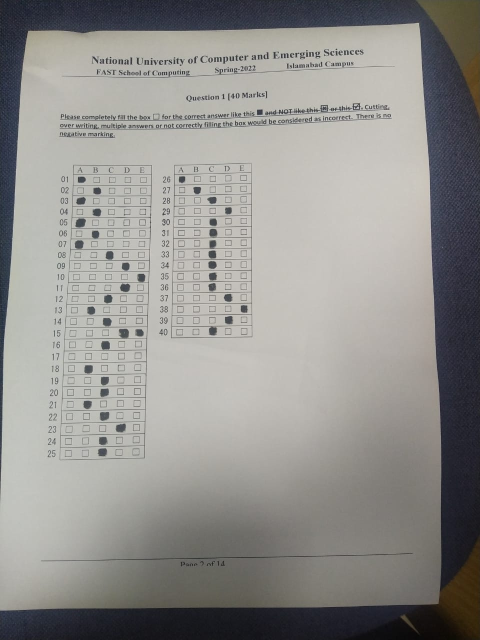
#> input picture A4_images/7.jpeg, 960 x 1280 px (shown at 1/2 size)
$ jupyter execute omr.ipynb
#> lines starting #> are read from the running program, lines starting #| are printed output that depends on the picture; after the words box and inside, x2 and y2 are one past the last pixel; in counts of white or black regions, pixels touching at a corner belong together
[cell 1]
import cv2
import numpy as np
from matplotlib import pyplot as plt
from imutils.perspective import four_point_transform
from imutils import grab_contours

[cell 2]
plt.rcParams["figure.figsize"] = (20, 20)
# plt.rcParams["figure.figsize"] = plt.rcParamsDefault["figure.figsize"]

[cell 3]
def getContours(imgPath):
#> called with imgPath = './A4_images/7.jpeg'
    img = cv2.imread(imgPath)
#> img is the input picture: shape (1280, 960, 3); mean B, G, R 141.6, 144.7, 145.9
    gray = cv2.cvtColor(img, cv2.COLOR_BGR2GRAY)
    blurred = cv2.GaussianBlur(gray, (5, 5), 0)
    edges = cv2.Canny(blurred, 30, 100)
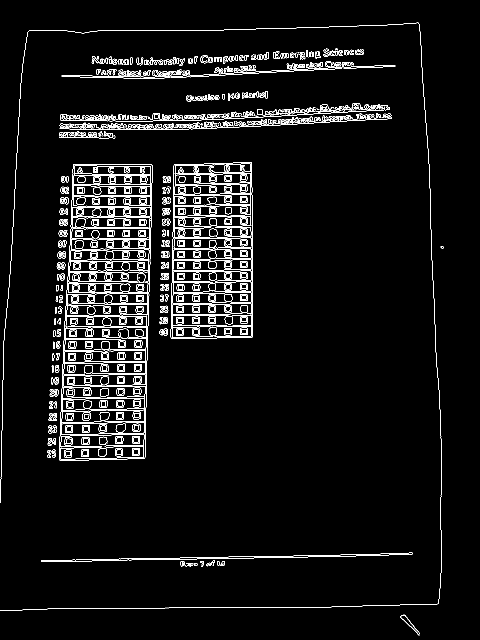
#> edges: shape (1280, 960) (shown at 1/2 size); 4.6% white in thin lines or dots, all inside (x1, y1, x2, y2) = (0, 45, 887, 1271)
    #getting contours
    contours, hierarchy = cv2.findContours(edges, cv2.RETR_EXTERNAL, cv2.CHAIN_APPROX_SIMPLE)
#> contours = 327 contours, 178 with area under 20; largest, box (x1, y1, x2, y2) and area: (118, 328, 305, 922) 97320, (341, 324, 506, 678) 55588, (82, 1105, 825, 1124) 1928, (119, 227, 784, 260) 307, (368, 223, 499, 239) 296
    contours = sorted(contours, key = cv2.contourArea, reverse = True)
    rec_Contours = []
    if len(contours) > 0:
        for i in range(2):
            arcLength = cv2.arcLength(contours[i], True)
            approx = cv2.approxPolyDP(contours[i], 0.02 * arcLength, True)
            if len(approx) == 4:
                rec_Contours.append(approx)
#> this loop made 2 passes
#> (arcLength, approx) on passes 1 to 2: (1535.2, [[150, 328], [118, 919], [287, 917], [304, 330]]), (1027.5, [[503, 325], [347, 331], [342, 676], [505, 672]])
#> after the loop, rec_Contours = 2 contours; box (x1, y1, x2, y2) and area: (118, 328, 305, 920) 95124, (342, 325, 506, 677) 55180

    return rec_Contours, img, gray

[cell 4]
def cropPaper(img, gray, contours):
    paperBlocks = []
    warpedPapers = []
    for c in contours:
        paperBlocks.append(four_point_transform(img, c.reshape(4, 2)))
        warpedPapers.append(four_point_transform(gray, c.reshape(4, 2)))

    return paperBlocks, warpedPapers

[cell 5]
def getThresholdedImage(warped_Papers):
    opened = []
    for paperBlock in warped_Papers:
        thresholded = cv2.adaptiveThreshold(paperBlock, 255,
                                cv2.ADAPTIVE_THRESH_GAUSSIAN_C, cv2.THRESH_BINARY_INV, 35, 5)
        #removing top 25 rows to get rid of option letters A, B, C, D, E
        thresholded = thresholded[26:]
        thresholded = cv2.resize(thresholded, (215, 750))
        kernel = np.ones((5, 5), dtype = np.uint8)
        eroded = cv2.erode(thresholded, kernel, iterations = 3)
        dilated = cv2.dilate(eroded, kernel, iterations = 2)
        opened.append(dilated)

    return opened

[cell 6]
def splitBoxes(image, questions = 25, options = 5):
    boxes = []
    rows = np.vsplit(image, questions)
    for r in rows:
        cols = np.hsplit(r, options)
        for c in cols:
            boxes.append(c)

    return boxes

[cell 7]
def countPixelsinBoxes(boxes, questions = 25, options = 5):
    pixelValues = np.zeros((questions, options), dtype = np.int32)
    row, col = 0, 0
    for box in boxes:
        pixels = cv2.countNonZero(box)
        pixelValues[row][col] = pixels
        col += 1
        if col == options:
            col = 0
            row += 1

    return pixelValues

[cell 8]
def getChoices(pixelValues):
    choices = {}
    for i in range(len(pixelValues)):
        threshold = 100
        #getting indexes where values >= threshold
        indexes = np.where(pixelValues[i] >= threshold)[0]
        if indexes.size == 1:
            option = ''
            match indexes:
                case 0: option += 'A'
                case 1: option += 'B'
                case 2: option += 'C'
                case 3: option += 'D'
                case 4: option += 'E'
            choices[i + 1] = option
        else:
            choices[i + 1] = 'UnMarked'

    return choices

[cell 9]
#Main Function
#contours
contours, image, gray = getContours('./A4_images/7.jpeg')
#> contours has the same summary as rec_Contours in getContours
contour_image = image.copy()
cv2.drawContours(contour_image, contours, -1, (255, 0, 0), 3)
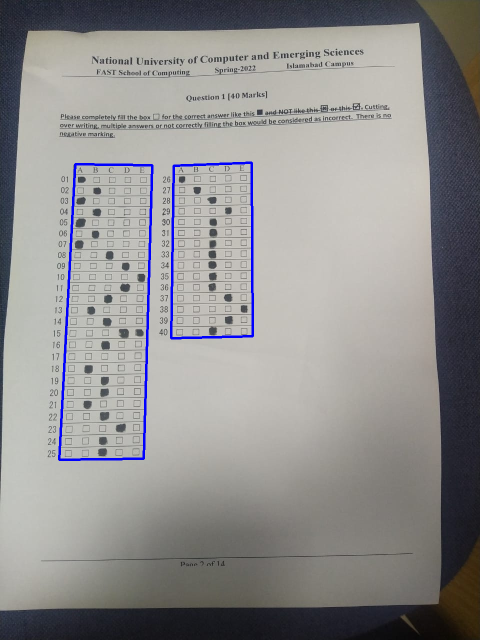
#> contour_image: shape (1280, 960, 3) (shown at 1/2 size); 1.02% of pixels changed, all inside (x1, y1, x2, y2) = (116, 323, 508, 922)

#warped
paperBlocks, warpedPapers = cropPaper(image, gray, contours)
#> the loop in cropPaper, `for c in contours:` made 2 passes
#> c on passes 1 to 2: [[150, 328], [118, 919], [287, 917], [304, 330]], [[503, 325], [347, 331], [342, 676], [505, 672]]
#> after the loop in cropPaper, `for c in contours:`: paperBlocks = 2 items
#> paperBlocks = 2 items; warpedPapers = 2 items

#thresholded
opened = getThresholdedImage(warpedPapers)
#> the loop in getThresholdedImage, `for paperBlock in warped_Papers:` made 2 passes
#> pass 1, in getThresholdedImage, `thresholded = cv2.adaptiveThreshold(paperBlock, 255, cv2.ADAPTIVE_THRE..`:
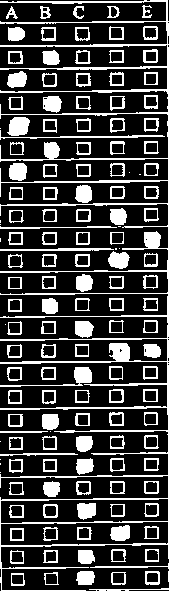
#> thresholded: shape (591, 169); 24.2% white; 151 white regions (16 under 20 px), largest, box (x1, y1, x2, y2) and area: (0, 0, 169, 591) 8243, (0, 367, 92, 387) 387, (7, 117, 30, 136) 340
#> pass 1, in getThresholdedImage, `thresholded = thresholded[26:]`:
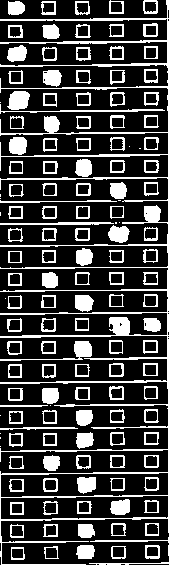
#> thresholded: shape (565, 169); 24.3% white; 146 white regions (16 under 20 px), largest, box (x1, y1, x2, y2) and area: (0, 0, 169, 565) 7573, (0, 341, 92, 361) 387, (7, 91, 30, 110) 340
#> pass 1, in getThresholdedImage, `thresholded = cv2.resize(thresholded, (215, 750))`:
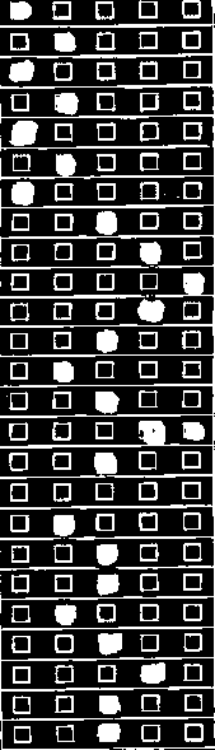
#> thresholded: shape (750, 215); min 0, max 255, mean 61.9
#> pass 1, in getThresholdedImage, `eroded = cv2.erode(thresholded, kernel, iterations = 3)`:
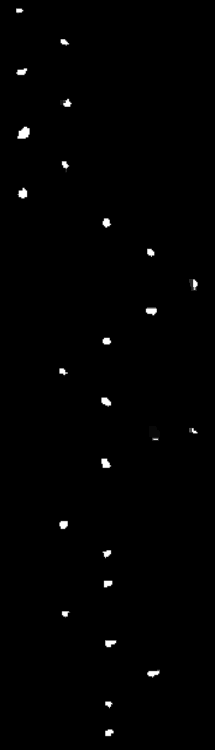
#> eroded: shape (750, 215); min 0, max 255, mean 1.8
#> after the loop in getThresholdedImage, `for paperBlock in warped_Papers:`:
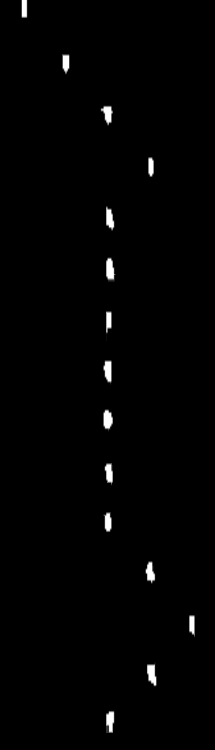
#> eroded: shape (750, 215); min 0, max 255, mean 2.7
#> after the loop in getThresholdedImage, `for paperBlock in warped_Papers:`:
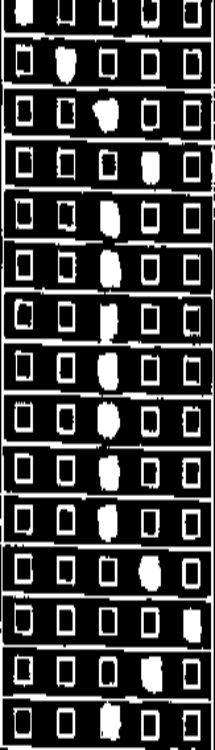
#> thresholded: shape (750, 215); min 0, max 255, mean 64.9
#> opened = 2 items

#Counting Pixels and getting choices
boxes = splitBoxes(opened[0], questions = 25)
#> in splitBoxes, `rows = np.vsplit(image, questions)`: rows = 25 items
#> in splitBoxes, `rows = np.vsplit(image, questions)`:
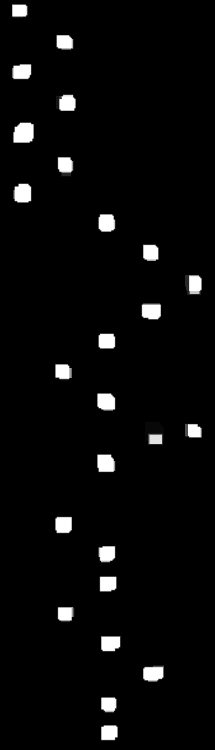
#> image: shape (750, 215); min 0, max 255, mean 9.3
#> the loop in splitBoxes, `for r in rows:` made 25 passes
#> after the loop in splitBoxes, `for r in rows:`: boxes = 125 items
#> boxes = 125 items
boxes.extend(splitBoxes(opened[1], questions = 15))
#> call 2 of splitBoxes, with questions = 15, options = 5
#> in splitBoxes (call 2), `rows = np.vsplit(image, questions)`: rows = 15 items
#> in splitBoxes (call 2), `rows = np.vsplit(image, questions)`:
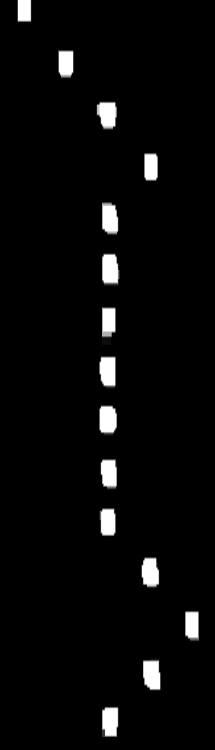
#> image: shape (750, 215); min 0, max 255, mean 9.2
#> the loop in splitBoxes (call 2), `for r in rows:` made 15 passes
#> after the loop in splitBoxes (call 2), `for r in rows:`: boxes = 75 items
pixelValues = countPixelsinBoxes(boxes, questions = 40)
#> the loop in countPixelsinBoxes, `for box in boxes:` made 200 passes
#> pixels on passes 1 to 12: 226, 0, 0, 0, 0, 0, 250, 0, 0, 0, 298, 0
#> after the loop in countPixelsinBoxes, `for box in boxes:`: col = 0; pixelValues = 40 rows, first 6: [226, 0, 0, 0, 0], [0, 250, 0, 0, 0], [298, 0, 0, 0, 0], [0, 312, 0, 0, 0], [407, 0, 0, 0, 0], [0, 292, 0, 0, 0]; row = 40
choices = getChoices(pixelValues)
#> the loop in getChoices, `for i in range(len(pixelValues)):` made 40 passes
#> indexes on passes 1 to 12: [0], [1], [0], [1], [0], [1], [0], [2], [3], [4], [3], [2]
#> after the loop in getChoices, `for i in range(len(pixelValues)):`: choices = 40 items
#> choices = 40 items
# print(choices)

# figure, axes = plt.subplots(1, 6, figsize = (20, 20))
# figure.tight_layout()
# axes[0].imshow(image)
# axes[1].imshow(contour_image)
# axes[2].imshow(warpedPapers[0], cmap = 'gray')
# axes[3].imshow(warpedPapers[1], cmap = 'gray')
# axes[4].imshow(opened[0], cmap = 'gray')
# axes[5].imshow(opened[1], cmap = 'gray')
opened[0] = cv2.resize(opened[0], (215, 750))
opened[1] = cv2.resize(opened[1], (215, 750))
# print(warpedPapers[0].shape, warpedPapers[1].shape)
# warped = np.hstack((opened[0], opened[1]))
plt.imshow(opened[0], cmap = 'gray')
plt.show()

[cell 10]
answers = {
    1: 'B', 2: 'C', 3: 'B', 4: 'B', 5: 'B', 6: 'B', 7: 'C', 8: 'D', 9: 'C', 10: 'C',
    11: 'D', 12: 'D', 13: 'E', 14: 'D', 15: 'C', 16: 'B', 17: 'C', 18: 'A', 19: 'B', 20: 'C',
    21: 'D', 22: 'B', 23: 'C', 24: 'E', 25: 'B', 26: 'E', 27: 'E', 28: 'A', 29: 'B', 30: 'C',
    31: 'D', 32: 'E', 33: 'A', 34: 'B', 35: 'C', 36: 'D', 37: 'D', 38: 'C', 39: 'B', 40: 'A',
}

[cell 11]
def getScores(answers, choices):
    score = 0
    for key, value in choices.items():
        correct_answer = answers[key]
        if correct_answer == value:
            score += 1

    return score

print(f'Marks = {getScores(answers, choices)}')
#> the loop in getScores, `for key, value in choices.items():` made 40 passes
#> after the loop in getScores, `for key, value in choices.items():`: score = 7
#| Marks = 7

$ run again, with A4_images/1.jpeg copied over A4_images/7.jpeg
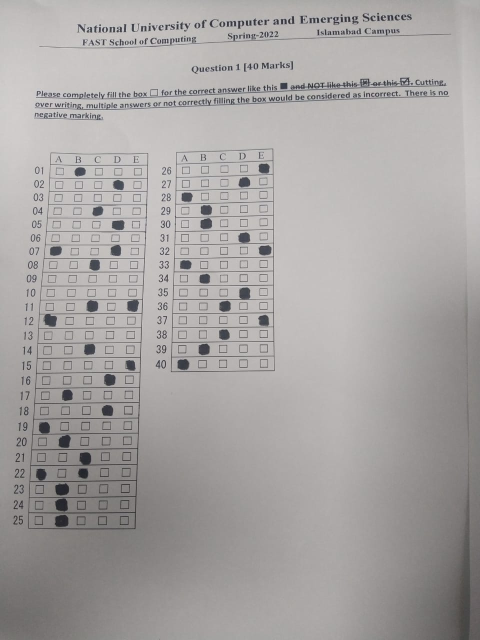
#> input picture A4_images/1.jpeg, 960 x 1280 px (shown at 1/2 size)
#> in getContours, img is the input picture: shape (1280, 960, 3); mean B, G, R 163.2, 164.1, 167.5
#> in getContours, `edges = cv2.Canny(blurred, 30, 100)`:
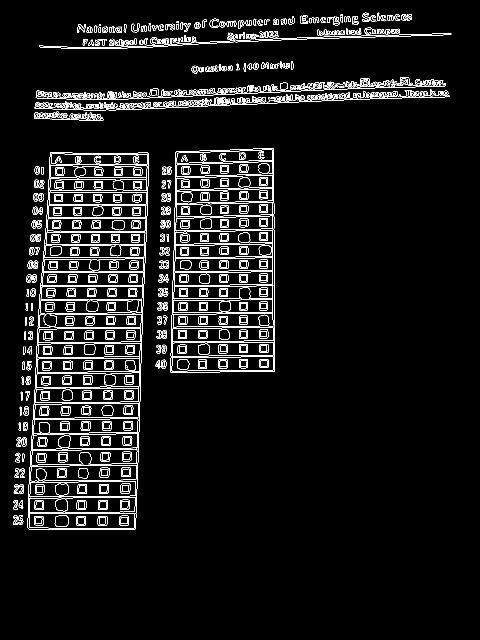
#> edges: shape (1280, 960) (shown at 1/2 size); 5.4% white in thin lines or dots, all inside (x1, y1, x2, y2) = (26, 25, 903, 1060)
#> in getContours, `contours, hierarchy = cv2.findContours(edges, cv2.RETR_EXTERNAL, cv2.C..`: contours = 338 contours, 134 with area under 20; largest, box (x1, y1, x2, y2) and area: (55, 304, 298, 1060) 156768, (341, 296, 550, 746) 89382, (78, 73, 467, 98) 821, (572, 156, 748, 181) 694, (69, 191, 899, 221) 442
#> the loop in getContours, `for i in range(2):` made 2 passes
#> (arcLength, approx) on passes 1 to 2: (1950.5, [[101, 304], [55, 1055], [270, 1058], [297, 308]]), (1306.8, [[546, 296], [351, 304], [341, 744], [549, 742]])
#> after the loop in getContours, `for i in range(2):`: rec_Contours = 2 contours; box (x1, y1, x2, y2) and area: (55, 304, 298, 1059) 154356, (341, 296, 550, 745) 89247
#> `contours, image, gray = getContours('./A4_images/7.jpeg')`: contours has the same summary as rec_Contours in getContours
#> contour_image: shape (1280, 960, 3); 1.3% of pixels changed, all inside (x1, y1, x2, y2) = (53, 294, 552, 1061)
#> the loop in cropPaper, `for c in contours:` made 2 passes
#> c on passes 1 to 2: [[101, 304], [55, 1055], [270, 1058], [297, 308]], [[546, 296], [351, 304], [341, 744], [549, 742]]
#> after the loop in cropPaper, `for c in contours:`: paperBlocks = 2 items
#> the loop in getThresholdedImage, `for paperBlock in warped_Papers:` made 2 passes
#> rows = 25 items
#> the loop in splitBoxes, `for r in rows:` made 25 passes
#> after the loop in splitBoxes, `for r in rows:`: boxes = 125 items
#> rows = 15 items
#> in splitBoxes (call 2), `rows = np.vsplit(image, questions)`:
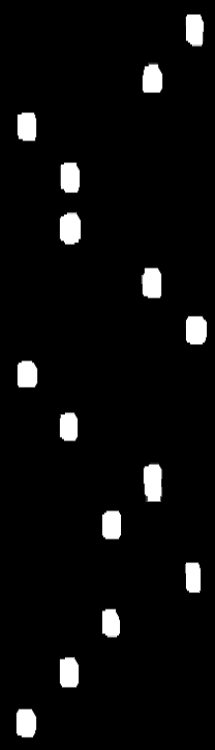
#> image: shape (750, 215); min 0, max 255, mean 12.1
#> the loop in splitBoxes (call 2), `for r in rows:` made 15 passes
#> after the loop in splitBoxes (call 2), `for r in rows:`: boxes = 75 items
#> the loop in countPixelsinBoxes, `for box in boxes:` made 200 passes
#> pixels on passes 1 to 8: 0, 221, 0, 0, 0, 0, 0, 0
#> after the loop in countPixelsinBoxes, `for box in boxes:`: col = 0; pixelValues = 40 rows, first 6: [0, 221, 0, 0, 0], [0, 0, 0, 256, 0], [0, 0, 0, 0, 0], [0, 0, 240, 0, 0], [0, 0, 0, 329, 0], [0, 0, 0, 0, 0]; row = 40
#> the loop in getChoices, `for i in range(len(pixelValues)):` made 40 passes
#> indexes on passes 1, 2, 4, 5, 7, 8, 11, 12: [1], [3], [2], [3], [0, 3], [2], [2, 4], [0]
#> after the loop in getChoices, `for i in range(len(pixelValues)):`: choices = 40 items
#> the loop in getScores, `for key, value in choices.items():` made 40 passes
#> after the loop in getScores, `for key, value in choices.items():`: score = 12
#| Marks = 12

$ run again, with A4_images/2.jpeg copied over A4_images/7.jpeg
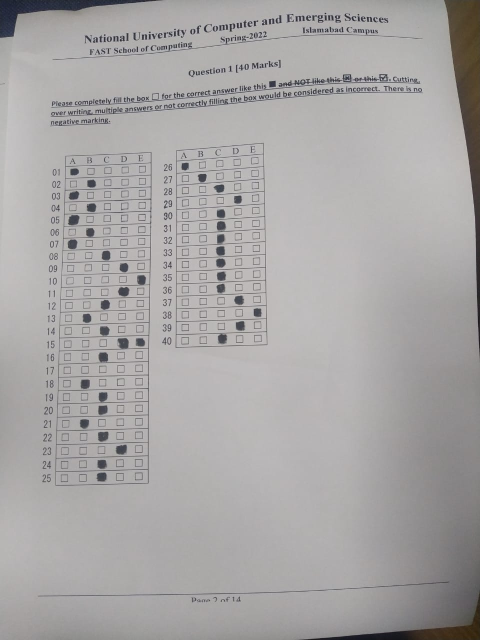
#> input picture A4_images/2.jpeg, 960 x 1280 px (shown at 1/2 size)
#> in getContours, img is the input picture: shape (1280, 960, 3); mean B, G, R 165.5, 165.8, 167.9
#> edges: shape (1280, 960); 5% white in thin lines or dots
#> in getContours, `contours, hierarchy = cv2.findContours(edges, cv2.RETR_EXTERNAL, cv2.C..`: contours = 334 contours, 156 with area under 20; largest, box (x1, y1, x2, y2) and area: (109, 303, 304, 973) 119738, (350, 285, 536, 697) 72234, (557, 153, 680, 175) 515, (102, 156, 840, 216) 432, (370, 196, 448, 215) 346
#> the loop in getContours, `for i in range(2):` made 2 passes
#> (arcLength, approx) on passes 1 to 2: (1718.5, [[302, 303], [130, 311], [110, 971], [298, 964]]), (1181, [[527, 285], [351, 302], [350, 695], [535, 688]])
#> after the loop in getContours, `for i in range(2):`: rec_Contours = 2 contours; box (x1, y1, x2, y2) and area: (110, 303, 303, 972) 118800, (350, 285, 536, 696) 71881
#> `contours, image, gray = getContours('./A4_images/7.jpeg')`: contours has the same summary as rec_Contours in getContours
#> contour_image: shape (1280, 960, 3); 1.15% of pixels changed, all inside (x1, y1, x2, y2) = (108, 283, 538, 974)
#> the loop in cropPaper, `for c in contours:` made 2 passes
#> c on passes 1 to 2: [[302, 303], [130, 311], [110, 971], [298, 964]], [[527, 285], [351, 302], [350, 695], [535, 688]]
#> after the loop in cropPaper, `for c in contours:`: paperBlocks = 2 items
#> the loop in getThresholdedImage, `for paperBlock in warped_Papers:` made 2 passes
#> rows = 25 items
#> the loop in splitBoxes, `for r in rows:` made 25 passes
#> after the loop in splitBoxes, `for r in rows:`: boxes = 125 items
#> rows = 15 items
#> in splitBoxes (call 2), `rows = np.vsplit(image, questions)`:
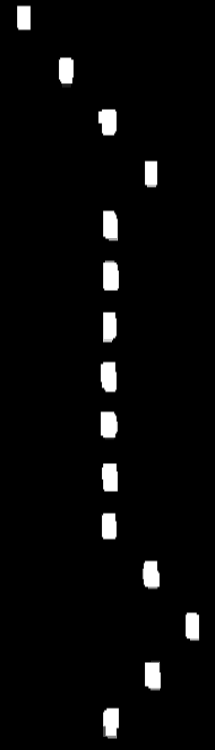
#> image: shape (750, 215); min 0, max 255, mean 9.1
#> the loop in splitBoxes (call 2), `for r in rows:` made 15 passes
#> after the loop in splitBoxes (call 2), `for r in rows:`: boxes = 75 items
#> the loop in countPixelsinBoxes, `for box in boxes:` made 200 passes
#> pixels on passes 1 to 8: 216, 0, 0, 0, 0, 0, 242, 0
#> after the loop in countPixelsinBoxes, `for box in boxes:`: col = 0; pixelValues = 40 rows, first 6: [216, 0, 0, 0, 0], [0, 242, 0, 0, 0], [269, 0, 0, 0, 0], [0, 255, 0, 0, 0], [399, 0, 0, 0, 0], [0, 291, 0, 0, 0]; row = 40
#> the loop in getChoices, `for i in range(len(pixelValues)):` made 40 passes
#> indexes on passes 1 to 8: [0], [1], [0], [1], [0], [1], [0], [2]
#> after the loop in getChoices, `for i in range(len(pixelValues)):`: choices = 40 items
#> the loop in getScores, `for key, value in choices.items():` made 40 passes
#> after the loop in getScores, `for key, value in choices.items():`: score = 7
#| Marks = 7
